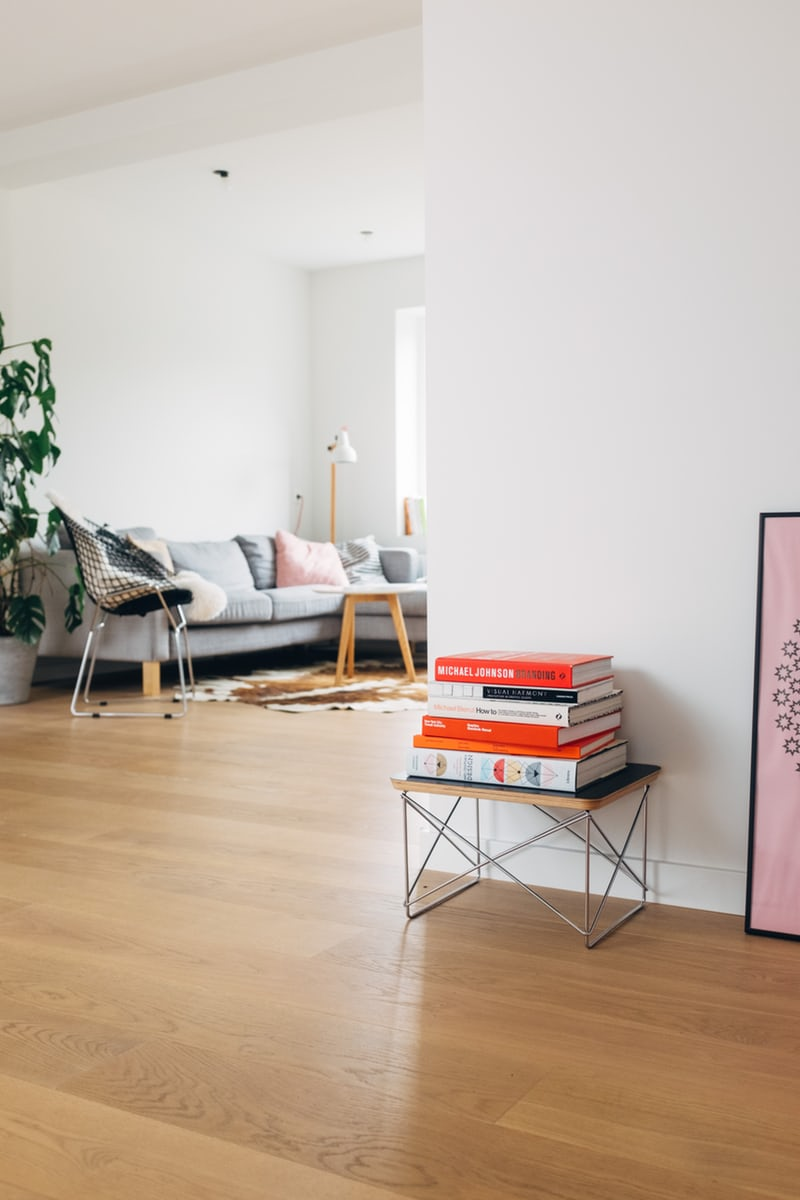
#> input picture datasets/flat_images/natural_light_rooms/natural_light_room_6.jpeg, 800 x 1200 px
$ jupyter execute --allow-errors anna.ipynb   (shell and % lines are left out)
#> lines starting #> are read from the running program, lines starting #| are printed output that depends on the picture; after the words box and inside, x2 and y2 are one past the last pixel; in counts of white or black regions, pixels touching at a corner belong together; long printed decimals are rounded
[cell 1]
def bright_or_not(img_name):
    # returns the fraction of bright pixels
#> called with img_name = 'natural_light_room_6.jpeg'
    import cv2
    import numpy as np
    nr_pixels_white = 0

    img = cv2.imread(img_name)
#> img is the input picture: shape (1200, 800, 3); mean B, G, R 166, 179.1, 194.5
    gray = cv2.cvtColor(img,cv2.COLOR_BGR2GRAY)
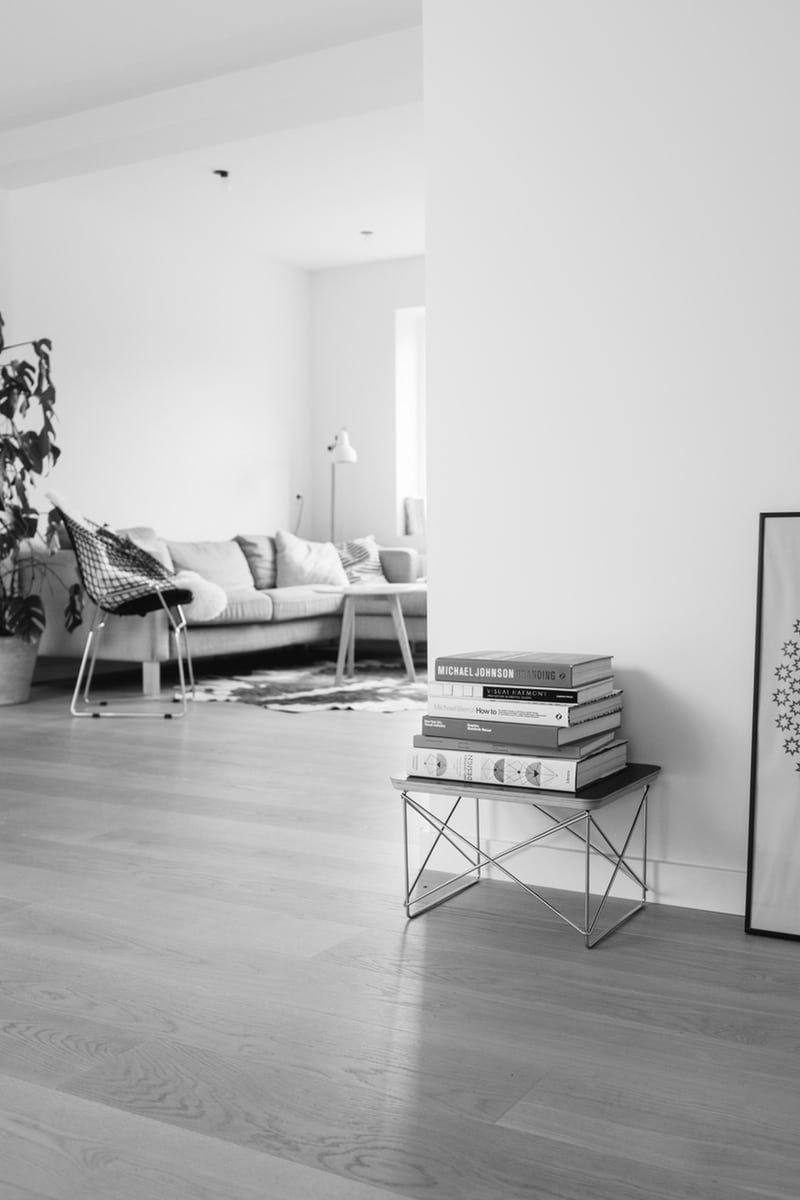
#> gray: shape (1200, 800); min 1, max 255, mean 182.2
    retval, threshold1 = cv2.threshold(gray, 170, 255, cv2.THRESH_BINARY)
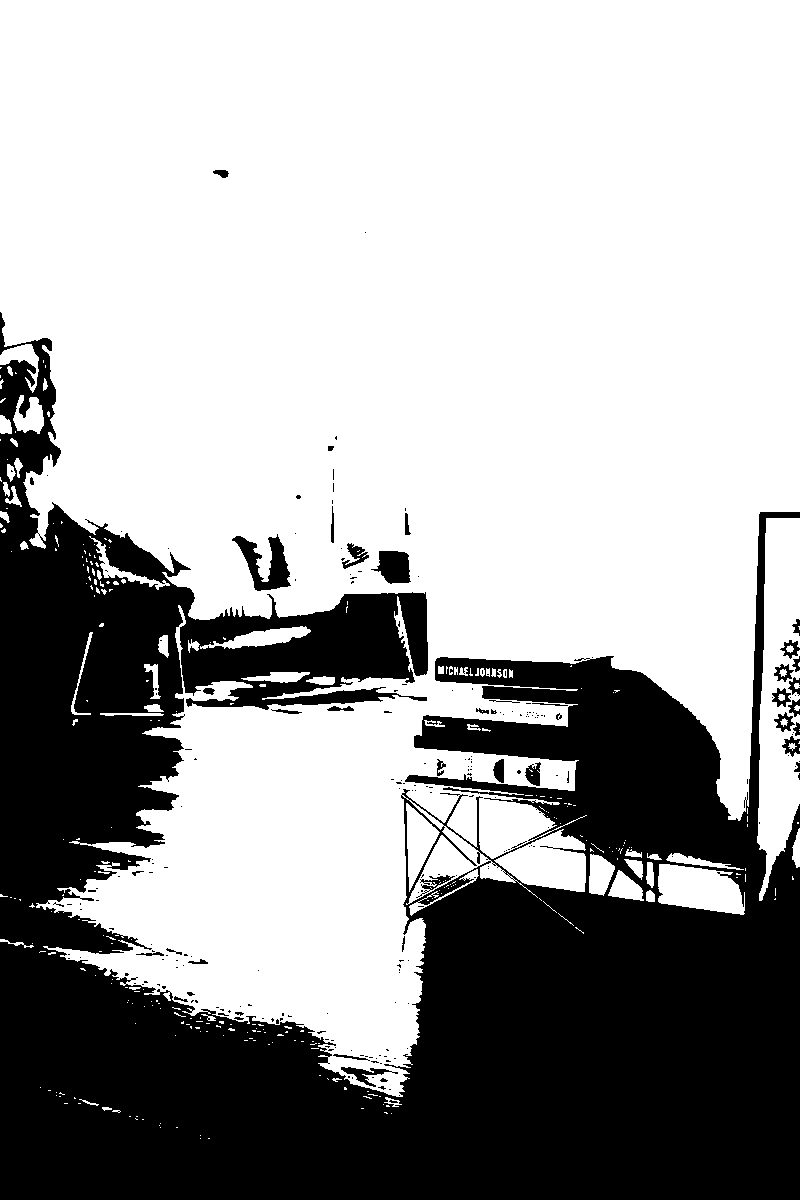
#> threshold1: shape (1200, 800); 65.1% white; 236 black regions (193 under 20 px), largest, box (x1, y1, x2, y2) and area: (0, 312, 800, 1200) 328462, (232, 534, 291, 591) 1476, (371, 551, 411, 584) 908
    cv2.imshow('title',threshold1)

    # set 255 to 1
    threshold1[threshold1==255] = 1
    nr_pixels_white = threshold1.sum()
#> nr_pixels_white = 624668
    nr_pixels    = threshold1.shape[0]*threshold1.shape[1]
#> nr_pixels = 960000

    brightness = nr_pixels_white / nr_pixels
#> brightness = 0.651

    print(img_name+' Brightness = ' + str(brightness))
#| natural_light_room_6.jpeg Brightness = 0.6507

    cv2.waitKey()
    return brightness

[cell 2]
bright_or_not('natural_light_room_6.jpeg')

[cell 3]
def bright_or_not_2(img_name):
    # returns the fraction of bright pixels

    #import libraries
#> called with img_name = 'natural_light_room_6.jpeg'
    import cv2
    import numpy as np
    import pandas as pd

    brightness_score_list = []
#> brightness_score_list = []
    image_list = []

    nr_pixels_white = 0

    img = cv2.imread(img_name)
    gray = cv2.cvtColor(img,cv2.COLOR_BGR2GRAY)
    retval, threshold1 = cv2.threshold(gray, 170, 255, cv2.THRESH_BINARY)
    cv2.imshow('title',threshold1)

    # set 255 to 1
    threshold1[threshold1==255] = 1
    nr_pixels_white = threshold1.sum()
#> nr_pixels_white = 624668
    nr_pixels    = threshold1.shape[0]*threshold1.shape[1]
#> nr_pixels = 960000

    brightness = nr_pixels_white / nr_pixels
#> brightness = 0.651

    #print(img_name, brightness)
    brightness_score_list.append(brightness)
    image_list.append(img_name)


    cv2.waitKey()
    return brightness,image_list,brightness_score_list

[cell 4]
bright_or_not_2('natural_light_room_6.jpeg')

[cell 5]
files = ['natural_light_room_1.jpeg', 'natural_light_room_2.jpeg', 'natural_light_room_3.jpeg', 'natural_light_room_4.jpeg', 'natural_light_room_5.jpeg', 'natural_light_room_6.jpeg','natural_light_room_7.jpeg', 'natural_light_room_8.jpeg', 'natural_light_room_9.jpeg','natural_light_room_10.jpeg']
#> files = 10 items, first 6: 'natural_light_room_1.jpeg', 'natural_light_room_2.jpeg', 'natural_light_room_3.jpeg', 'natural_light_room_4.jpeg', 'natural_light_room_5.jpeg', 'natural_light_room_6.jpeg'

#> (the rest of this cell did not finish here and is left out)

#> call 2 of bright_or_not, with img_name = 'natural_light_room_1.jpeg'
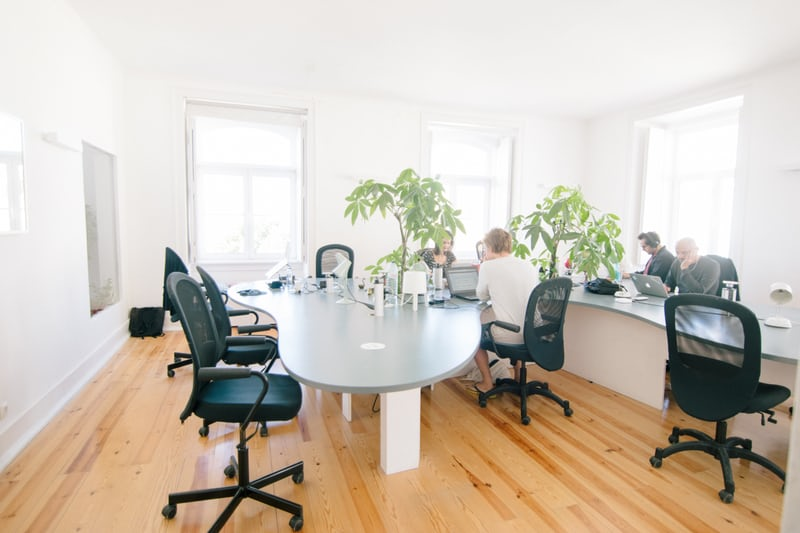
#> input picture datasets/flat_images/natural_light_rooms/natural_light_room_1.jpeg, 800 x 533 px
#> in bright_or_not, img is the input picture: shape (533, 800, 3); mean B, G, R 182.6, 194.8, 204.6
#> in bright_or_not (call 2), `gray = cv2.cvtColor(img,cv2.COLOR_BGR2GRAY)`:
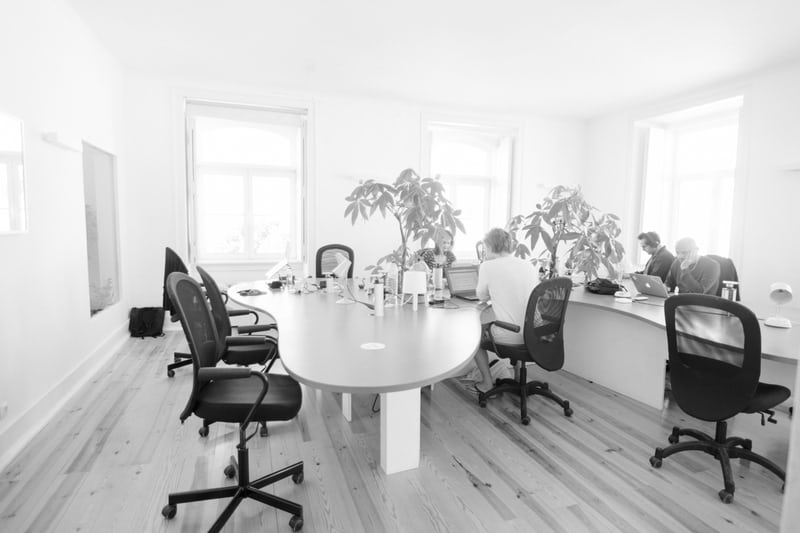
#> gray: shape (533, 800); min 0, max 255, mean 196.4
#> in bright_or_not (call 2), `retval, threshold1 = cv2.threshold(gray, 170, 255, cv2.THRESH_BINARY)`:
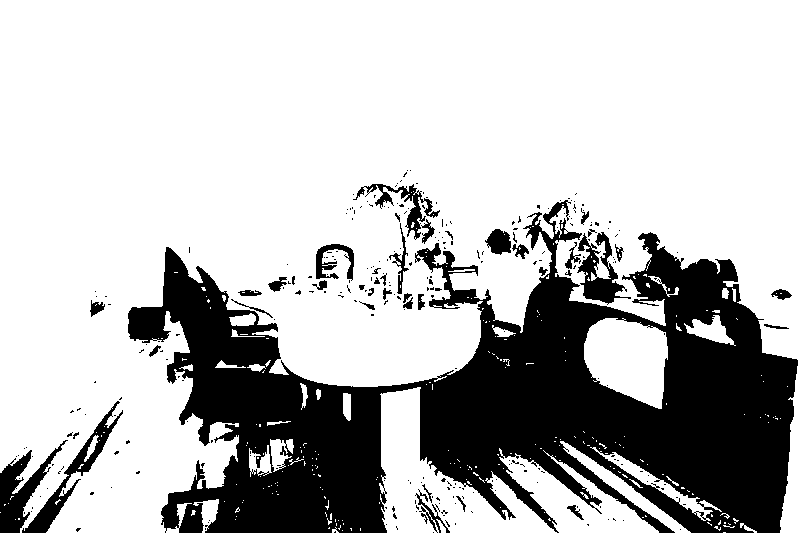
#> threshold1: shape (533, 800); 73.7% white; 288 black regions (247 under 20 px), largest, box (x1, y1, x2, y2) and area: (128, 200, 798, 533) 101008, (0, 440, 68, 533) 2133, (22, 401, 123, 533) 1919
#> in bright_or_not (call 2), `nr_pixels_white = threshold1.sum()`: nr_pixels_white = 314165
#> in bright_or_not (call 2), `brightness = nr_pixels_white / nr_pixels`: brightness = 0.737
#| natural_light_room_1.jpeg Brightness = 0.7368
#> pass 2 of the loop `for file in files:`:
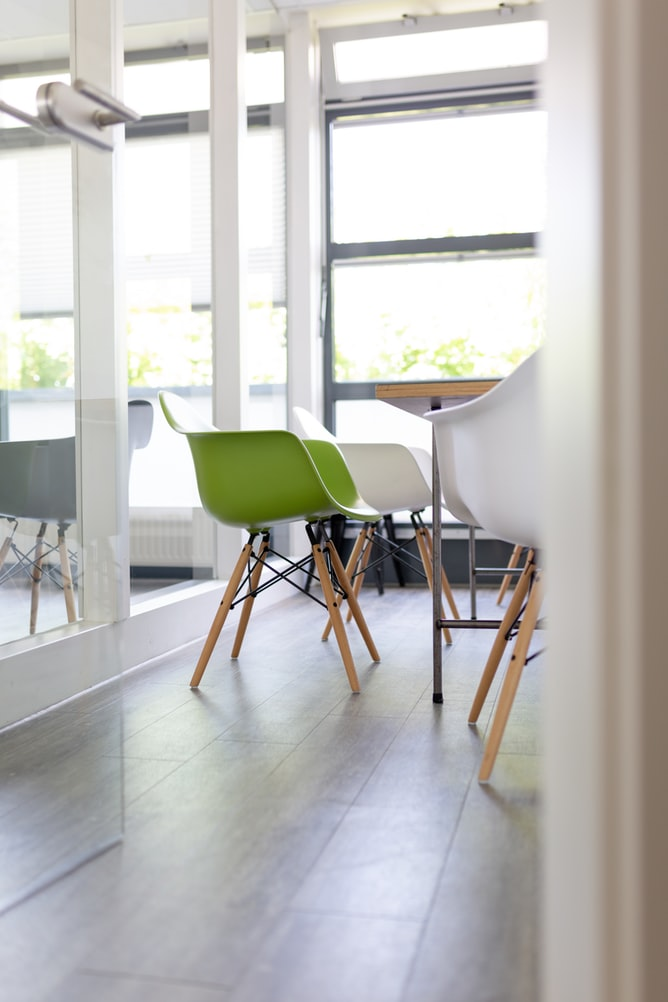
#> input picture datasets/flat_images/natural_light_rooms/natural_light_room_2.jpeg, 668 x 1002 px
#> in bright_or_not, img is the input picture: shape (1002, 668, 3); mean B, G, R 186.8, 189.3, 190.6
#> in bright_or_not (call 3), `gray = cv2.cvtColor(img,cv2.COLOR_BGR2GRAY)`:
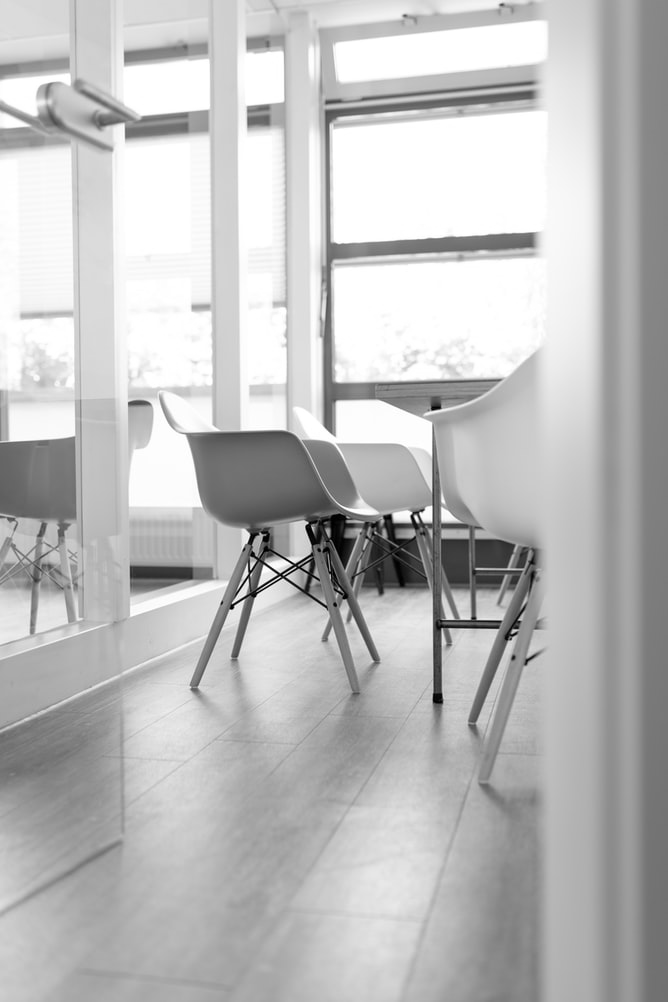
#> gray: shape (1002, 668); min 0, max 255, mean 189.4
#> in bright_or_not (call 3), `retval, threshold1 = cv2.threshold(gray, 170, 255, cv2.THRESH_BINARY)`:
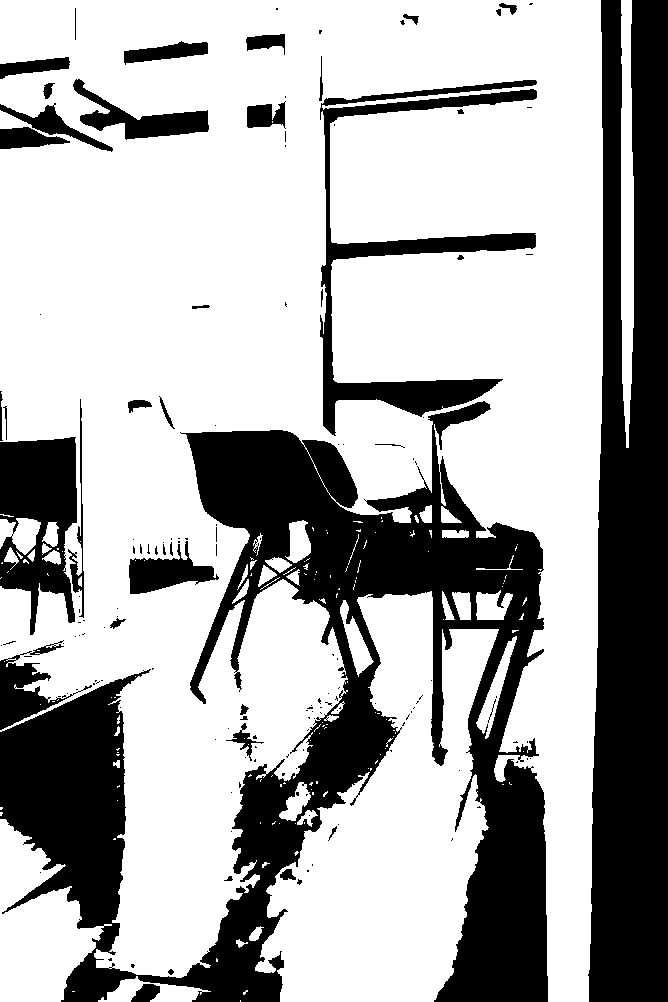
#> threshold1: shape (1002, 668); 67.9% white; 155 black regions (114 under 20 px), largest, box (x1, y1, x2, y2) and area: (0, 401, 548, 1002) 111286, (588, 0, 668, 1002) 65157, (320, 80, 537, 436) 12367
#> in bright_or_not (call 3), `nr_pixels_white = threshold1.sum()`: nr_pixels_white = 454718
#> in bright_or_not (call 3), `brightness = nr_pixels_white / nr_pixels`: brightness = 0.679
#| natural_light_room_2.jpeg Brightness = 0.6794
print(file)
